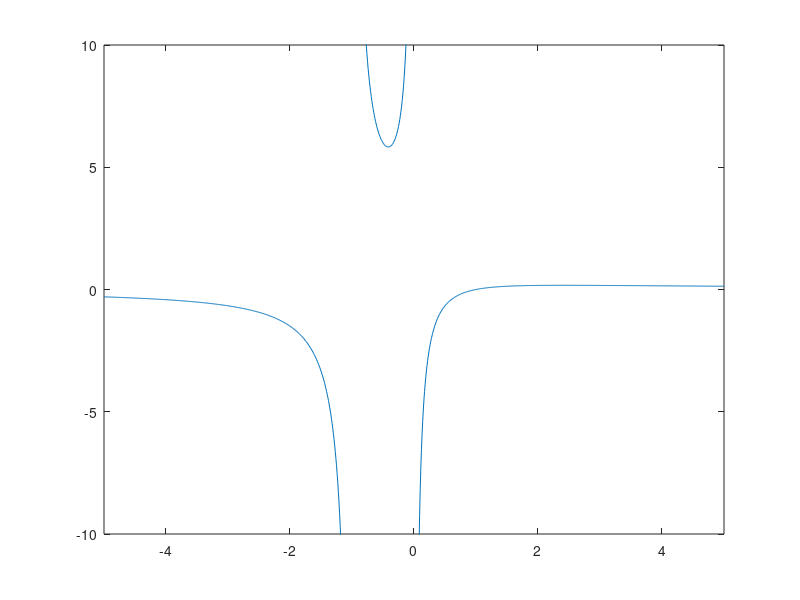

The MATLAB script that drew this image:
disp("P4.48 Finding the range of (x - 1)./(x.^2 + x)")
f = @(x) (x - 1)./(x.^2 + x);

% Instead of a line it will create a line of dots
% This is used to find the maximum value of x
x = -5:0.01:5;
y = f(x);
plot(x, y)
axis([-5, 5, -10, 10]);

% Flips the graph to make use of the matlab
% function 'fminbnd' which returns the smallest
% value
f_negativ = @(x) -f(x);
xmax = fminbnd(f_negativ, 1,3);

% Prints the y value where the function has
% its maximum
ymax = f(xmax);

% Now we have found the maximum range,
% The minimum can be found through looking at the graph
% Then we quickly realize its negative infinity
disp("range = (-Inf, " + ymax + "]")